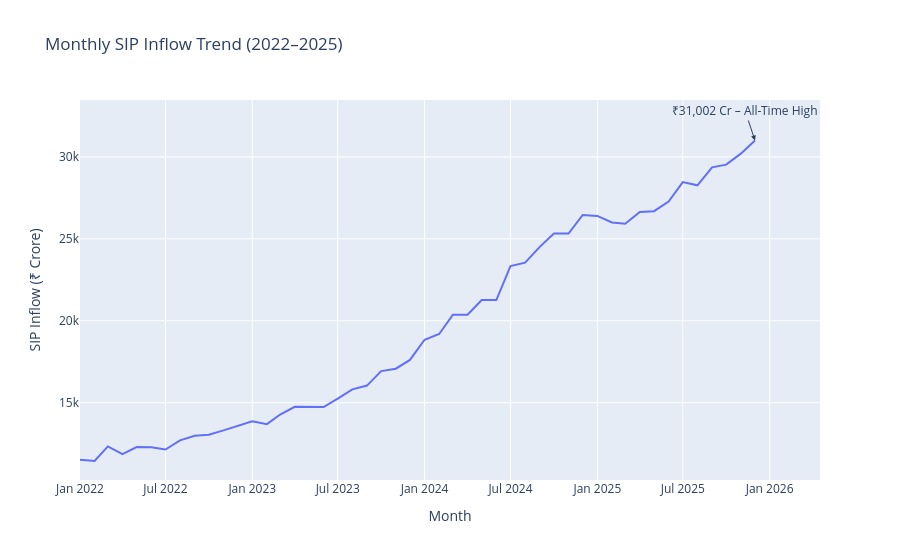

Write notebook code for a chart like this one.
### Code cell
fig = px.line(
    sip_df,
    x="month",
    y="sip_inflow_crore",
    title="Monthly SIP Inflow Trend (2022–2025)",
    labels={
        "month": "Month",
        "sip_inflow_crore": "SIP Inflow (₹ Crore)"
    }
)

# Highlight December 2025 all-time high
fig.add_annotation(
    x=pd.Timestamp("2025-12-01"),
    y=31002,
    text="₹31,002 Cr – All-Time High",
    showarrow=True,
    arrowhead=2
)

fig.show()

### Figure 1 — Plotly figure (JSON) as saved in the notebook; plotly's stock layout.template omitted (floating-point values rounded to 4 significant figures)
{"data": [{"hovertemplate": "Month=%{x}<br>SIP Inflow (₹ Crore)=%{y}<extra></extra>", "legendgroup": "", "line": {"color": "#636efa", "dash": "solid"}, "marker": {"symbol": "circle"}, "mode": "lines", "name": "", "orientation": "v", "showlegend": false, "type": "scatter", "x": ["2022-01-01T00:00:00", "2022-02-01T00:00:00", "2022-03-01T00:00:00", "2022-04-01T00:00:00", "2022-05-01T00:00:00", "2022-06-01T00:00:00", "2022-07-01T00:00:00", "2022-08-01T00:00:00", "2022-09-01T00:00:00", "2022-10-01T00:00:00", "2022-11-01T00:00:00", "2022-12-01T00:00:00", "2023-01-01T00:00:00", "2023-02-01T00:00:00", "2023-03-01T00:00:00", "2023-04-01T00:00:00", "2023-05-01T00:00:00", "2023-06-01T00:00:00", "2023-07-01T00:00:00", "2023-08-01T00:00:00", "2023-09-01T00:00:00", "2023-10-01T00:00:00", "2023-11-01T00:00:00", "2023-12-01T00:00:00", "2024-01-01T00:00:00", "2024-02-01T00:00:00", "2024-03-01T00:00:00", "2024-04-01T00:00:00", "2024-05-01T00:00:00", "2024-06-01T00:00:00", "2024-07-01T00:00:00", "2024-08-01T00:00:00", "2024-09-01T00:00:00", "2024-10-01T00:00:00", "2024-11-01T00:00:00", "2024-12-01T00:00:00", "2025-01-01T00:00:00", "2025-02-01T00:00:00", "2025-03-01T00:00:00", "2025-04-01T00:00:00", "2025-05-01T00:00:00", "2025-06-01T00:00:00", "2025-07-01T00:00:00", "2025-08-01T00:00:00", "2025-09-01T00:00:00", "2025-10-01T00:00:00", "2025-11-01T00:00:00", "2025-12-01T00:00:00"], "xaxis": "x", "y": [11517, 11438, 12328, 11863, 12286, 12276, 12140, 12694, 12976, 13040, 13306, 13573, 13856, 13687, 14276, 14749, 14749, 14734, 15245, 15814, 16042, 16928, 17073, 17610, 18838, 19187, 20371, 20371, 21262, 21262, 23332, 23547, 24509, 25323, 25320, 26459, 26400, 25999, 25926, 26632, 26688, 27274, 28464, 28265, 29361, 29529, 30200, 31002], "yaxis": "y"}], "layout": {"annotations": [{"arrowhead": 2, "showarrow": true, "text": "₹31,002 Cr – All-Time High", "x": "2025-12-01T00:00:00", "y": 31002}], "legend": {"tracegroupgap": 0}, "title": {"text": "Monthly SIP Inflow Trend (2022–2025)"}, "xaxis": {"anchor": "y", "domain": [0, 1], "title": {"text": "Month"}}, "yaxis": {"anchor": "x", "domain": [0, 1], "title": {"text": "SIP Inflow (₹ Crore)"}}}}
